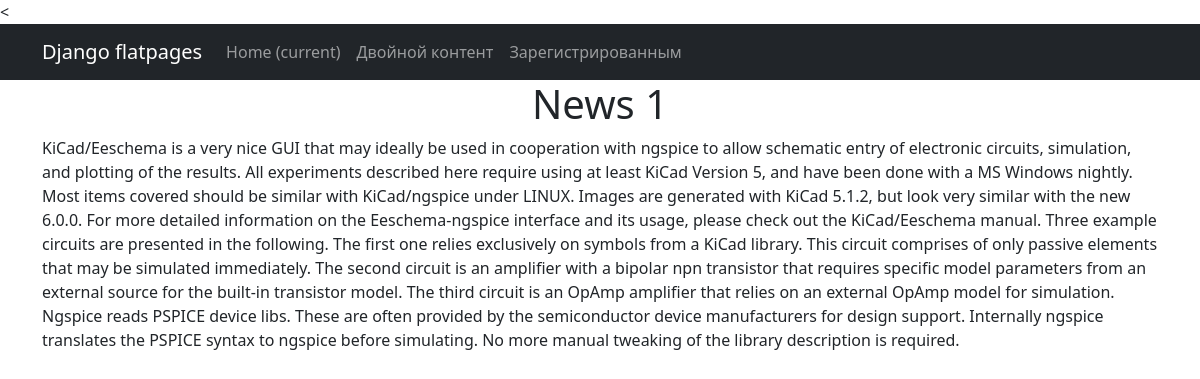
Before: /news/6 with the older database file.
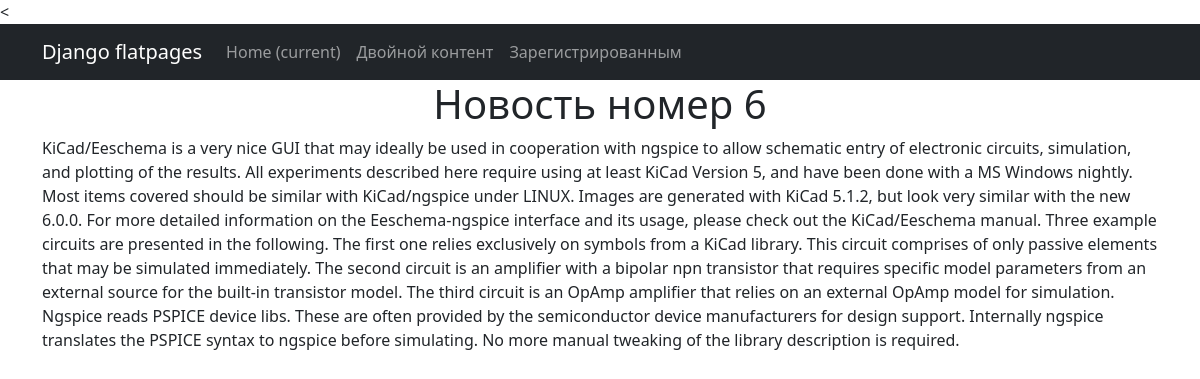
After: the same page with the newer database file.
### NewsPortal/models.py (models this page shows, shortened)
class Post(models.Model):
    article = "AR"
    news = "NS"
    POST_TYPE = [(article, 'Статья'), (news, 'Новость')]
    post_author = models.ForeignKey(Author, on_delete=models.PROTECT)
    type = models.CharField(max_length=2, choices=POST_TYPE, default=article)
    time_of_creation = models.DateTimeField(auto_now_add=True)
    category = models.ManyToManyField(Category, through="PostCategory")
    header = models.CharField(max_length=255)  # TODO
    text = models.TextField()  # TODO
    rating = models.IntegerField(default=0)

### NewsPortal/views.py (the view)
# urls.py: path('<int:pk>', NewsDetail.as_view()),
class NewsDetail(DetailView):
   model = Post
   template_name = 'newsdetail.html'
   context_object_name = 'newsdetail'

### templates/newsdetail.html (shortened to what this page needs)
<{% extends 'flatpages/default.html' %}
{% load custom_filters %}
{% block content %}
    <h1>{{newsdetail.header}}</h1>
    <p>{{newsdetail.text}}</p>
{% endblock content %}

Changed rows visible on the page:
changed Post: header "News 1" → "Новость номер 6"
